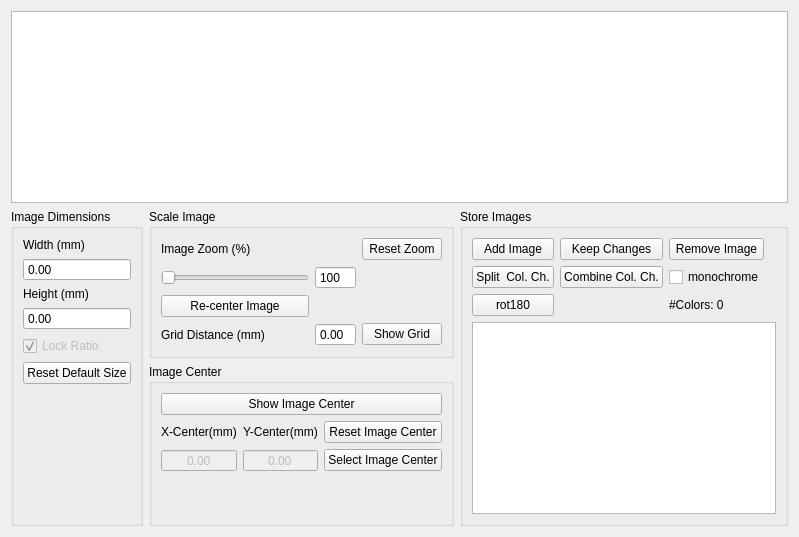
        <widget class="QWidget" name="image_tab">
         <property name="enabled">
          <bool>true</bool>
         </property>
         <attribute name="title">
          <string>Image Visualization</string>
         </attribute>
         <layout class="QGridLayout" name="gridLayout_4" rowstretch="1,0,0">
          <item row="1" column="1">
           <widget class="QGroupBox" name="image_scaler_frame">
            <property name="title">
             <string>Scale Image</string>
            </property>
            <layout class="QGridLayout" name="gridLayout_3">
             <item row="1" column="1">
              <widget class="QSlider" name="zoom_slider">
               <property name="orientation">
                <enum>Qt::Horizontal</enum>
               </property>
              </widget>
             </item>
             <item row="3" column="3">
              <widget class="QPushButton" name="grid_toggle_button">
               <property name="text">
                <string>Show Grid</string>
               </property>
              </widget>
             </item>
             <item row="1" column="2">
              <widget class="QSpinBox" name="zoom_spinbox">
               <property name="buttonSymbols">
                <enum>QAbstractSpinBox::NoButtons</enum>
               </property>
               <property name="minimum">
                <number>10</number>
               </property>
               <property name="maximum">
                <number>1000</number>
               </property>
               <property name="singleStep">
                <number>1</number>
               </property>
               <property name="value">
                <number>100</number>
               </property>
              </widget>
             </item>
             <item row="0" column="1">
              <widget class="QLabel" name="zoom_label">
               <property name="text">
                <string>Image Zoom (%)</string>
               </property>
              </widget>
             </item>
             <item row="0" column="3">
              <widget class="QPushButton" name="reset_zoom_button">
               <property name="text">
                <string>Reset Zoom</string>
               </property>
              </widget>
             </item>
             <item row="3" column="1">
              <widget class="QLabel" name="grid_distance_label">
               <property name="text">
                <string>Grid Distance (mm)</string>
               </property>
              </widget>
             </item>
             <item row="3" column="2">
              <widget class="QDoubleSpinBox" name="grid_distance_spinbox">
               <property name="buttonSymbols">
                <enum>QAbstractSpinBox::NoButtons</enum>
               </property>
              </widget>
             </item>
             <item row="2" column="1">
              <widget class="QPushButton" name="recenter_image_button">
               <property name="text">
                <string>Re-center Image</string>
               </property>
              </widget>
             </item>
            </layout>
           </widget>
          </item>
          <item row="0" column="0" colspan="3">
           <widget class="NoScrollGraphicsView" name="image_canvas">
            <property name="mouseTracking">
             <bool>true</bool>
            </property>
            <property name="verticalScrollBarPolicy">
             <enum>Qt::ScrollBarAlwaysOff</enum>
            </property>
            <property name="horizontalScrollBarPolicy">
             <enum>Qt::ScrollBarAlwaysOff</enum>
            </property>
           </widget>
          </item>
          <item row="2" column="1">
           <widget class="QGroupBox" name="groupBox_2">
            <property name="title">
             <string>Image Center</string>
            </property>
            <layout class="QGridLayout" name="gridLayout_21">
             <item row="1" column="0">
              <widget class="QLabel" name="label_15">
               <property name="text">
                <string>X-Center(mm)</string>
               </property>
              </widget>
             </item>
             <item row="2" column="0">
              <widget class="QDoubleSpinBox" name="h_center_spinbox">
               <property name="enabled">
                <bool>false</bool>
               </property>
               <property name="alignment">
                <set>Qt::AlignCenter</set>
               </property>
               <property name="buttonSymbols">
                <enum>QAbstractSpinBox::NoButtons</enum>
               </property>
               <property name="minimum">
                <double>-10000.000000000000000</double>
               </property>
               <property name="maximum">
                <double>10000.000000000000000</double>
               </property>
              </widget>
             </item>
             <item row="1" column="1">
              <widget class="QLabel" name="label_16">
               <property name="text">
                <string>Y-Center(mm)</string>
               </property>
              </widget>
             </item>
             <item row="3" column="1">
              <spacer name="verticalSpacer_2">
               <property name="orientation">
                <enum>Qt::Vertical</enum>
               </property>
               <property name="sizeHint" stdset="0">
                <size>
                 <width>20</width>
                 <height>40</height>
                </size>
               </property>
              </spacer>
             </item>
             <item row="2" column="2">
              <widget class="QPushButton" name="set_image_center_button">
               <property name="text">
                <string>Select Image Center</string>
               </property>
               <property name="checkable">
                <bool>true</bool>
               </property>
              </widget>
             </item>
             <item row="1" column="2">
              <widget class="QPushButton" name="reset_image_center_button">
               <property name="text">
                <string>Reset Image Center</string>
               </property>
              </widget>
             </item>
             <item row="2" column="1">
              <widget class="QDoubleSpinBox" name="v_center_spinbox">
               <property name="enabled">
                <bool>false</bool>
               </property>
               <property name="alignment">
                <set>Qt::AlignCenter</set>
               </property>
               <property name="buttonSymbols">
                <enum>QAbstractSpinBox::NoButtons</enum>
               </property>
               <property name="minimum">
                <double>-10000.000000000000000</double>
               </property>
               <property name="maximum">
                <double>10000.000000000000000</double>
               </property>
              </widget>
             </item>
             <item row="0" column="0" colspan="3">
              <widget class="QPushButton" name="show_image_center_button">
               <property name="text">
                <string>Show Image Center</string>
               </property>
               <property name="checkable">
                <bool>false</bool>
               </property>
              </widget>
             </item>
            </layout>
           </widget>
          </item>
          <item row="1" column="0" rowspan="2">
           <widget class="QGroupBox" name="image_dimension_frame">
            <property name="title">
             <string>Image Dimensions</string>
            </property>
            <layout class="QGridLayout" name="gridLayout_7">
             <item row="3" column="0">
              <widget class="QDoubleSpinBox" name="height_spinbox">
               <property name="buttonSymbols">
                <enum>QAbstractSpinBox::NoButtons</enum>
               </property>
               <property name="maximum">
                <double>1000.000000000000000</double>
               </property>
              </widget>
             </item>
             <item row="0" column="0">
              <widget class="QLabel" name="width_label">
               <property name="text">
                <string>Width (mm)</string>
               </property>
              </widget>
             </item>
             <item row="4" column="0">
              <widget class="QCheckBox" name="lock_ratio_check">
               <property name="enabled">
                <bool>false</bool>
               </property>
               <property name="text">
                <string>Lock Ratio</string>
               </property>
               <property name="checked">
                <bool>true</bool>
               </property>
              </widget>
             </item>
             <item row="2" column="0">
              <widget class="QLabel" name="height_label">
               <property name="text">
                <string>Height (mm)</string>
               </property>
              </widget>
             </item>
             <item row="1" column="0">
              <widget class="QDoubleSpinBox" name="width_spinbox">
               <property name="buttonSymbols">
                <enum>QAbstractSpinBox::NoButtons</enum>
               </property>
               <property name="maximum">
                <double>1000.000000000000000</double>
               </property>
              </widget>
             </item>
             <item row="6" column="0">
              <spacer name="verticalSpacer_3">
               <property name="orientation">
                <enum>Qt::Vertical</enum>
               </property>
               <property name="sizeHint" stdset="0">
                <size>
                 <width>20</width>
                 <height>40</height>
                </size>
               </property>
              </spacer>
             </item>
             <item row="5" column="0">
              <widget class="QPushButton" name="reset_image_size_button">
               <property name="text">
                <string>Reset Default Size</string>
               </property>
              </widget>
             </item>
            </layout>
           </widget>
          </item>
          <item row="1" column="2" rowspan="2">
           <widget class="QGroupBox" name="image_lister_frame">
            <property name="title">
             <string>Store Images</string>
            </property>
            <layout class="QGridLayout" name="gridLayout_8">
             <item row="2" column="1">
              <widget class="QPushButton" name="combine_image_button">
               <property name="text">
                <string>Combine Col. Ch.</string>
               </property>
              </widget>
             </item>
             <item row="2" column="0">
              <widget class="QPushButton" name="split_color_button">
               <property name="text">
                <string>Split  Col. Ch.</string>
               </property>
              </widget>
             </item>
             <item row="4" column="0" colspan="5">
              <widget class="QListWidget" name="images_ListWidget">
               <property name="acceptDrops">
                <bool>true</bool>
               </property>
               <property name="dragEnabled">
                <bool>true</bool>
               </property>
               <property name="dragDropMode">
                <enum>QAbstractItemView::InternalMove</enum>
               </property>
               <property name="selectionMode">
                <enum>QAbstractItemView::ExtendedSelection</enum>
               </property>
              </widget>
             </item>
             <item row="0" column="0">
              <widget class="QPushButton" name="add_image_button">
               <property name="text">
                <string>Add Image</string>
               </property>
              </widget>
             </item>
             <item row="0" column="2">
              <widget class="QPushButton" name="remove_image_button">
               <property name="text">
                <string>Remove Image</string>
               </property>
              </widget>
             </item>
             <item row="0" column="1">
              <widget class="QPushButton" name="keep_changes_button">
               <property name="text">
                <string>Keep Changes</string>
               </property>
              </widget>
             </item>
             <item row="2" column="2">
              <widget class="QCheckBox" name="monochrome_check">
               <property name="enabled">
                <bool>true</bool>
               </property>
               <property name="text">
                <string>monochrome</string>
               </property>
               <property name="checked">
                <bool>false</bool>
               </property>
              </widget>
             </item>
             <item row="3" column="0">
              <widget class="QPushButton" name="rot_image_180_button">
               <property name="text">
                <string>rot180</string>
               </property>
              </widget>
             </item>
             <item row="3" column="2">
              <widget class="QLabel" name="number_of_colors_label">
               <property name="text">
                <string>#Colors: 0</string>
               </property>
              </widget>
             </item>
            </layout>
           </widget>
          </item>
         </layout>
        </widget>
